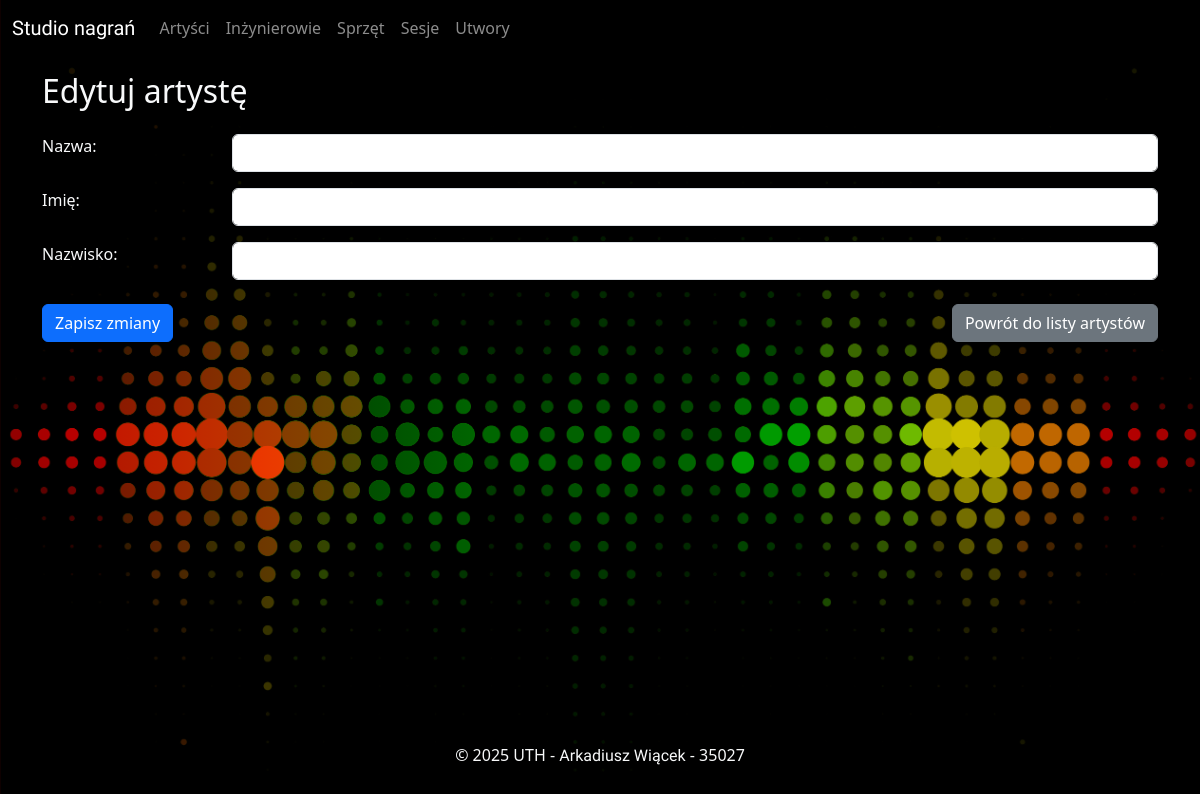
Page /artysci/edytuj/19 on the earlier database version.
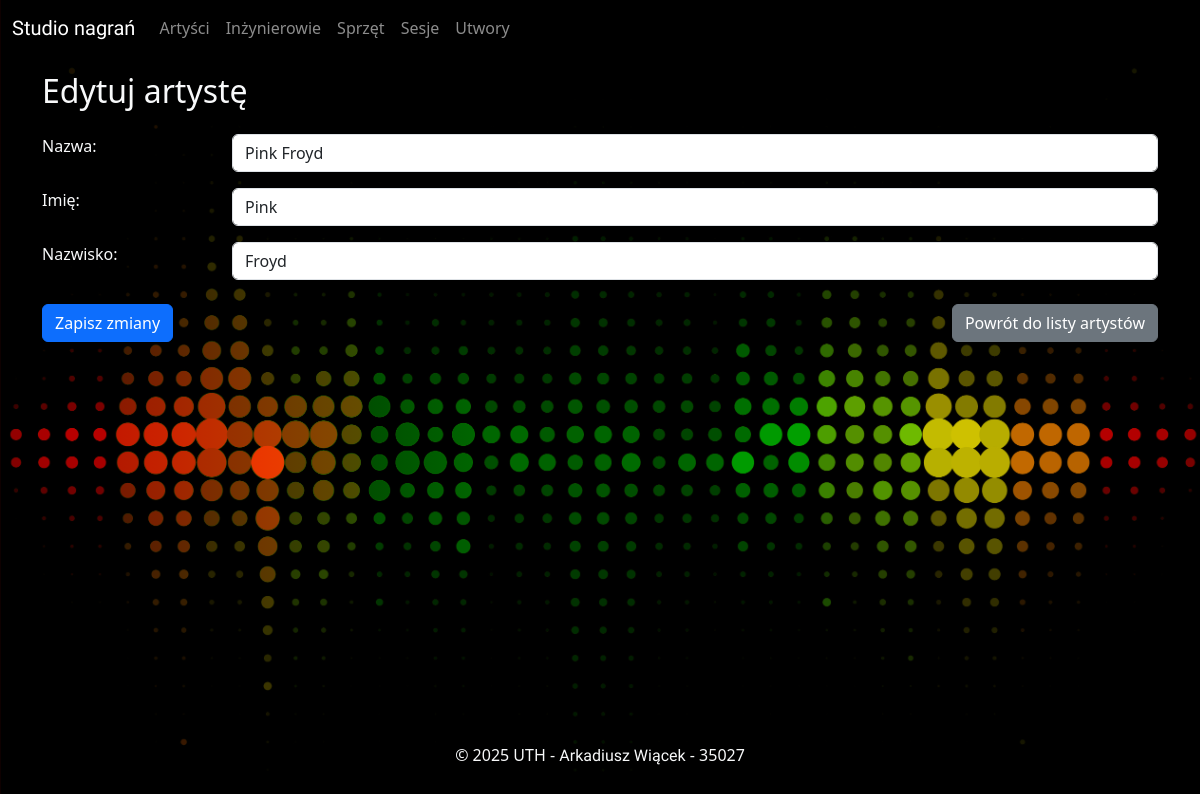
Same page on the later database version.
### studio_nagran.py (models this page shows)
class Artysci(Base):
    __tablename__ = "artysci"
    IdArtysty = Column(Integer, primary_key=True)
    Nazwa = Column(String)
    Imie = Column(String)
    Nazwisko = Column(String)
    sesje = relationship(
        "Sesje", back_populates="artysci", cascade="all, delete-orphan"
    )
    utwory = relationship(
        "Utwory", back_populates="artysci", cascade="all, delete-orphan"
    )

### studio_nagran.py (the view)
@app.route("/artysci/edytuj/<int:IdArtysty>", methods=["GET", "POST"])
def edytuj_artyste_view(IdArtysty):
    sesja = Session()
    try:
        artysta = sesja.query(Artysci).filter(Artysci.IdArtysty == IdArtysty).first()
        if request.method == "POST":
            artysta.Nazwa = request.form.get("nazwa")
            artysta.Imie = request.form.get("imie")
            artysta.Nazwisko = request.form.get("nazwisko")
            sesja.commit()
            return redirect(url_for("artysci_view"))
        else:
            return render_template("edytuj_artyste.html", artysta=artysta)
    finally:
        sesja.close()

### templates/edytuj_artyste.html (shortened to what this page needs)
{% extends "base.html" %}
{% block content %}
    <div class="container">
        <div class="row py-1 py-sm-3">
            <div class="col text-light">
                <h2>
                    Edytuj artystę
                </h2>
            </div>
        </div>
        <div class="row">
            <div class="col text-light">
                <form method="post">
                    <div class="row mb-3">
                        <label class="col-sm-2" for="nazwa">
                            Nazwa:
                        </label>
                        <div class="col-sm-10">
                            <input type="text" name="nazwa" id="nazwa" class="form-control" value="{{ artysta.Nazwa }}" required>
                        </div>
                    </div>
                    <div class="row mb-3">
                        <label class="col-sm-2" for="imie">
                            Imię:
                        </label>
                        <div class="col-sm-10">
                            <input type="text" name="imie" id="imie" class="form-control" value="{{ artysta.Imie }}">
                        </div>
                    </div>
                    <div class="row mb-3">
                        <label class="col-sm-2" for="nazwisko">
                            Nazwisko:
                        </label>
                        <div class="col-sm-10">
                            <input type="text" name="nazwisko" id="nazwisko" class="form-control" value="{{ artysta.Nazwisko }}">
                        </div>
                    </div>
                    <div class="row mt-2">
                        <div class="col-12 col-sm pt-2">
                            <button type="submit" class="btn btn-primary btn-block">
                                Zapisz zmiany
                            </button>
                        </div>
                        <div class="col-12 col-sm pt-4 pt-sm-2 d-flex justify-content-sm-end">
                            <a href="{{ url_for('artysci_view') }}"
                               class="btn btn-secondary btn-block">Powrót do listy artystów</a>
                        </div>
                    </div>
                </form>
            </div>
        </div>
    </div>
{% endblock content %}

Differences in the rows shown:
now on this page (row edited): Artysci: nazwa "Pink Froyd", imie "Pink", nazwisko "Froyd"
